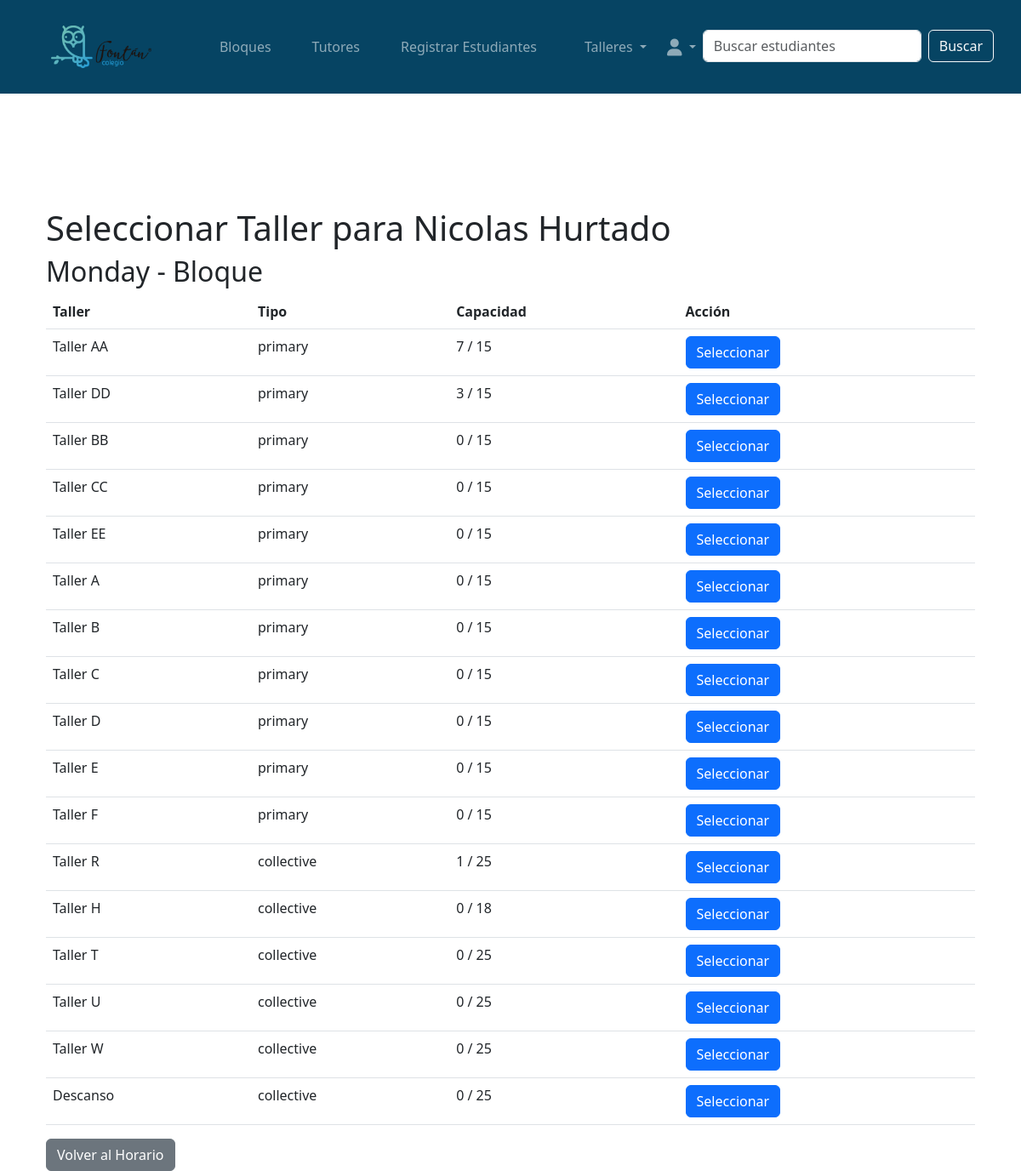
Before: /schedules/select_workshop/2/Monday/1/ (signed in) with the older database file.
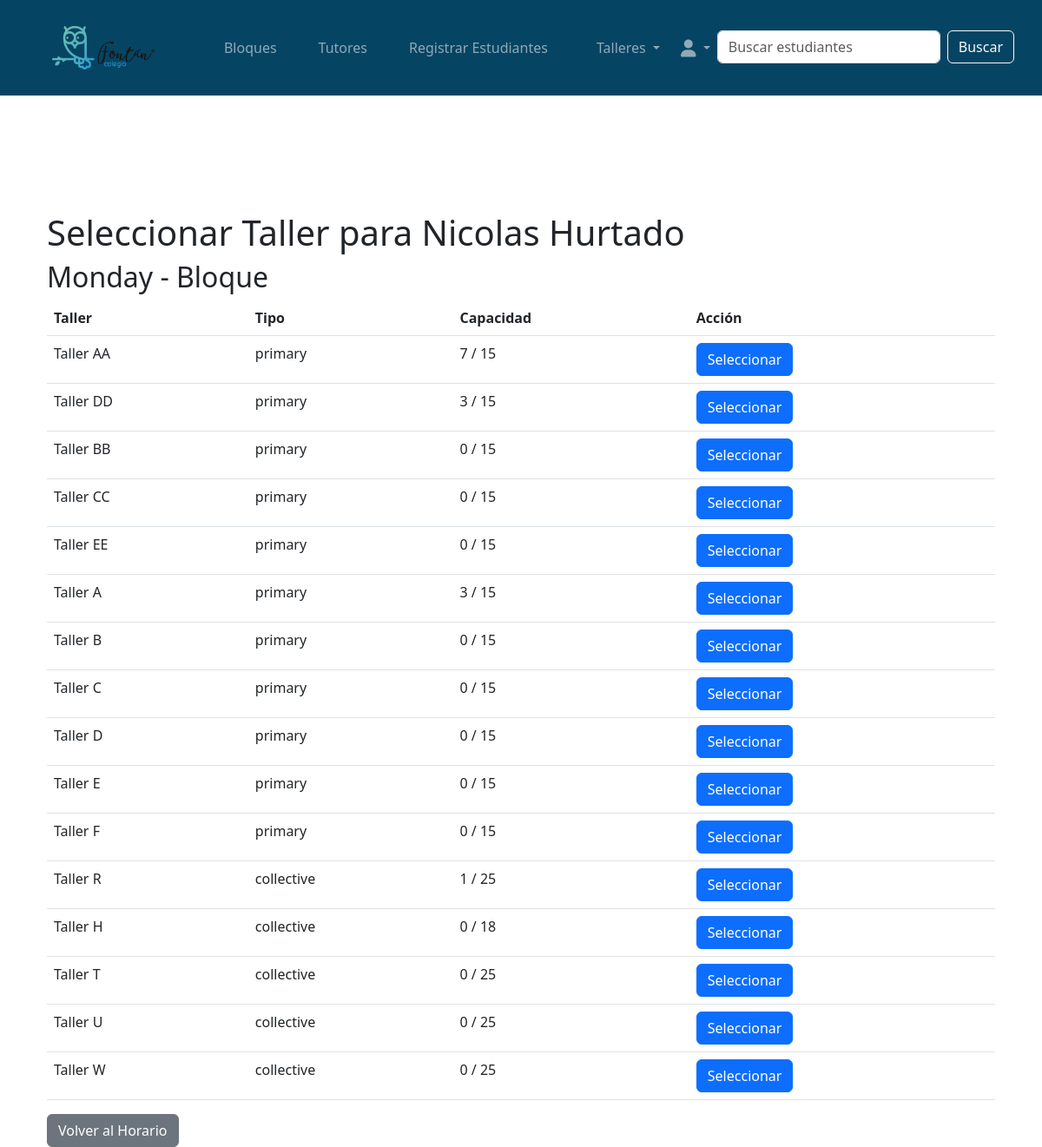
After: the same page with the newer database file.
### workshops/models.py (models this page shows, shortened)
class Workshop(models.Model):
    WORKSHOP_TYPES = [
        ('primary', 'Primaria'),
        ('high_school', 'Bachillerato'),
        ('collective', 'Colectivo'),
    ]
    workshop_id = models.AutoField(primary_key=True)
    name = models.CharField(max_length=100, unique=True)
    tutor = models.ForeignKey(
        'tutors.Tutor',
        on_delete=models.SET_NULL,
        null=True,
        blank=True,
        related_name='workshops'  # Esta línea permite acceder a los talleres desde el tutor
    )
    max_capacity = models.IntegerField(default=25)
    type = models.CharField(
        max_length=20,
        choices=WORKSHOP_TYPES,
        default='primary'
    )

### schedules/views.py (the view, shortened to what this page needs)
# urls.py: path('select_workshop/<int:student_id>/<str:day>/<int:block_number>/', views.select_workshop, name='select_workshop'),
def select_workshop(request, student_id, day, block_number):
    student = get_object_or_404(Student, student_id=student_id)
    _, workshops = get_schedule_and_workshops(student)
    get_block_capacity(workshops, day, block_number)
    return render(request, 'schedules/select_workshop.html', {
        'student': student,
        'workshops': workshops,
        'day': day,
        'block': block_number,
    })

### schedules/views.py (called while the page is built)
def get_schedule_and_workshops(student_or_tutor):
    schedule = {
        "Monday_Thursday": ["7:40-9:10", "9:40-11:00", "11:20-12:40", "1:20-2:40"]
        if student_or_tutor.grade > 5
        else ["7:40-8:40", "9:10-10:20", "10:40-11:50", "12:30-1:30", "1:50-2:40"],
        "Friday": ["7:40-9:10", "9:50-11:20", "11:50-1:20"]
        if student_or_tutor.grade > 5
        else ["7:40-8:40", "9:10-10:20", "10:40-11:50", "12:20-1:20"],
    }
    workshop_types = ['high_school', 'collective'] if student_or_tutor.grade > 5 else ['primary', 'collective']
    workshops = Workshop.objects.filter(type__in=workshop_types)
    return schedule, workshops

def get_block_capacity(workshops, day, block_number):
    for workshop in workshops:
        block = Block.objects.filter(workshop=workshop, day=day, block_number=block_number).first()
        workshop.current_capacity = block.students.count() if block else 0

### schedules/templates/schedules/select_workshop.html (shortened to what this page needs)
{% extends 'base.html' %}
{% block content %}
<div class="container">
    <h1>Seleccionar Taller para {{ student.name }} {{ student.lastname }}</h1>
    <h2>{{ day }} - Bloque {{ block_number }}</h2>
    <form method="POST">
        <table class="table">
            <thead>
                <tr>
                    <th>Taller</th>
                    <th>Tipo</th>
                    <th>Capacidad</th>
                    <th>Acción</th>
                </tr>
            </thead>
            <tbody>
                {% for workshop in workshops %}
                <tr>
                    <td>{{ workshop.name }}</td>
                    <td>{{ workshop.type }}</td>
                    <td>{{ workshop.current_capacity }} / {{ workshop.max_capacity }}</td>
                    <td>
                        <button type="submit" name="workshop" value="{{ workshop.workshop_id }}" class="btn btn-primary">
                            Seleccionar
                        </button>
                    </td>
                </tr>
                {% endfor %}
            </tbody>
        </table>
    </form>
    <a href="{% url 'student_schedule' student.student_id %}" class="btn btn-secondary">
        Volver al Horario
    </a>
</div>
{% endblock %}

Changed rows visible on the page:
removed Workshop: name "Descanso", type "collective", current_capacity "0", max_capacity "25", {{ workshop.workshop_id }} 93 (drawn)
changed Workshop "Taller A": current_capacity "0" → "3"
